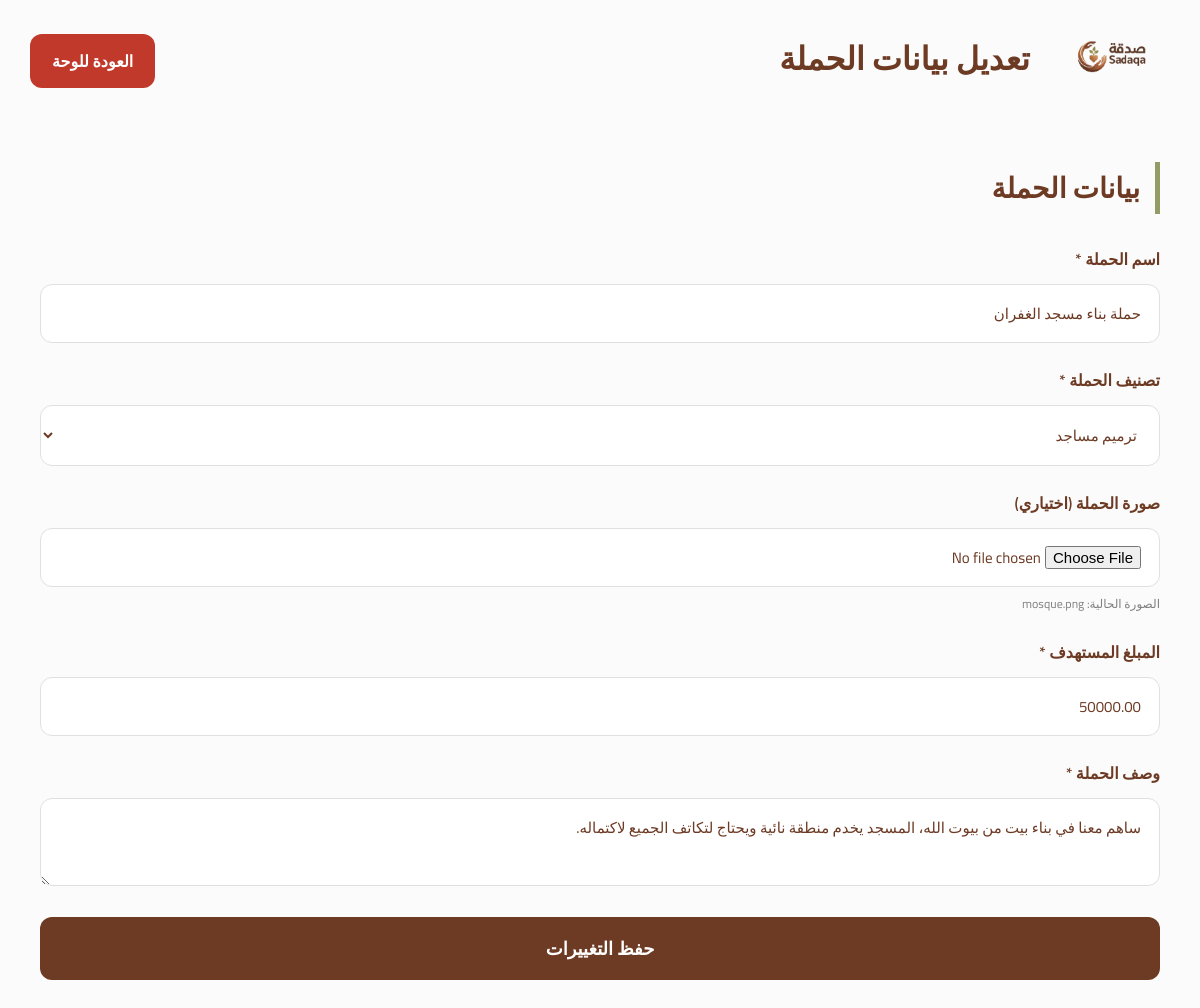
The app's page /Website/Code/edit-campaign.php?id=1&type=campaign (signed in) with its own data.
### tables this page shows
CREATE TABLE IF NOT EXISTS campaigns (
    id INT AUTO_INCREMENT PRIMARY KEY,
    title VARCHAR(255) NOT NULL,
    description TEXT,
    category_id INT,
    goal_amount DECIMAL(10, 2) NOT NULL,
    current_amount DECIMAL(10, 2) DEFAULT 0.00,
    image_path VARCHAR(255),
    admin_id INT NULL,  
    user_id INT NULL,   
    status ENUM('active', 'inactive') DEFAULT 'active',  
    created_at TIMESTAMP DEFAULT CURRENT_TIMESTAMP,
    FOREIGN KEY (category_id) REFERENCES categories(id) ON DELETE SET NULL,
    FOREIGN KEY (admin_id) REFERENCES admins(id) ON DELETE SET NULL,
    FOREIGN KEY (user_id) REFERENCES users(id) ON DELETE SET NULL
);

CREATE TABLE IF NOT EXISTS categories (
    id INT AUTO_INCREMENT PRIMARY KEY,
    name VARCHAR(100) NOT NULL
);

### Website/Code/edit-campaign.php (the view, shortened to what this page needs)
<?php
include '../php/db_connect.php';
$id = $_GET['id'];
$type = $_GET['type'];
$table = ($type == 'request') ? 'campaign_requests' : 'campaigns';
$stmt = $conn->prepare("SELECT * FROM $table WHERE id = ?");
$stmt->bind_param("i", $id);
$stmt->execute();
$data = $stmt->get_result()->fetch_assoc();
$categories_res = $conn->query("SELECT * FROM categories");
?>
<!DOCTYPE html>
<html lang="ar" dir="rtl">
<head>
  <link rel="stylesheet" href="styles-merged.css">
</head>
<body class="add-campaign-body">
  <header class="admin-header">
      <div class="small-logo-box">
        <img src="../images/Sadaqa logo.png" alt="شعار Sadaqa" class="small-logo-image" />
      </div>
      <div class="admin-header-text">
        <h1 class="admin-page-title">تعديل بيانات الحملة</h1>
      </div>
      <div class="admin-header-actions">
        <a href="admin.php" class="logout-button">العودة للوحة</a>
      </div>
  </header>
  <main class="main-content">
    <div class="add-campaign-container">
      <div class="add-campaign-card">
        <h2 class="section-title">بيانات الحملة</h2>
        <form class="add-campaign-form" method="POST" enctype="multipart/form-data">
          <div class="form-group">
            <label>اسم الحملة *</label>
            <input type="text" name="title" value="<?php echo htmlspecialchars($data['title']); ?>" required>
          </div>
          <div class="form-group">
            <label>تصنيف الحملة *</label>
            <select name="category_id" required>
              <?php while($cat = $categories_res->fetch_assoc()): ?>
                <option value="<?php echo $cat['id']; ?>" <?php echo ($cat['id'] == $data['category_id']) ? 'selected' : ''; ?>><?php echo $cat['name']; ?></option>
              <?php endwhile; ?>
            </select>
          </div>
          <div class="form-group">
            <label>صورة الحملة (اختياري)</label>
            <input type="file" name="campaign_image" accept="image/*">
            <?php if ($data['image_path']): ?>
                <p style="font-size: 12px; color: gray; margin-top: 5px;">الصورة الحالية: <?php echo basename($data['image_path']); ?></p>
            <?php endif; ?>
          </div>
          <div class="form-group">
            <label>المبلغ المستهدف *</label>
            <input type="number" name="goal_amount" value="<?php echo $data['goal_amount']; ?>" required>
          </div>
          <div class="form-group">
            <label>وصف الحملة *</label>
            <textarea name="description" required><?php echo htmlspecialchars($data['description']); ?></textarea>
          </div>
          <button type="submit" class="submit-btn">حفظ التغييرات</button>
        </form>
      </div>
    </div>
  </main>
</body>
</html>

### Website/Code/styles-merged.css (style rules this page uses)
:root { --primary: #6D3A24; --secondary: #919D65; --accent: #D38B5F; --bg: #FBFBFB; --white: #ffffff; --text-soft: #8a6a58; --border-light: #eee; --border-mid: #d8d8d8; }
* { margin: 0; padding: 0; box-sizing: border-box; }
body { font-family: 'Cairo', Arial, sans-serif; direction: rtl; background-color: var(--bg); color: var(--primary); margin: 0; min-height: 100vh; display: flex; flex-direction: column; }
.main-content { width: 100%; max-width: 1250px; margin: 0 auto; padding: 40px; flex: 1; }
.small-logo-box { margin-left: auto; }
.small-logo-image { width: 120px; height: auto; object-fit: contain; }
.section-title { font-size: 28px; color: var(--primary); margin-bottom: 30px; border-right: 5px solid var(--secondary); padding-right: 15px; }
.input-group, .form-group { margin-bottom: 22px; text-align: right; }
.input-label, .form-group label { display: block; font-size: 16px; font-weight: 600; color: var(--primary); margin-bottom: 10px; }
.form-input, .profile-input, .edit-input, .form-group input, .form-group select, .form-group textarea { width: 100%; padding: 14px 18px; border: 1px solid #e0e0e0; border-radius: 12px; font-size: 15px; outline: none; background-color: var(--white); transition: 0.3s ease; font-family: inherit; color: var(--primary); text-align: right; box-sizing: border-box; }
.form-input::placeholder, .form-group input::placeholder { color: #b0b0b0; font-size: 14px; }
.login-button, .submit-btn { width: 100%; padding: 15px; background-color: var(--primary); color: var(--white); border: none; border-radius: 12px; font-size: 18px; font-weight: 700; cursor: pointer; transition: 0.3s ease; font-family: inherit; }
.admin-header { width: 100%; padding: 24px 30px; display: flex; align-items: center; gap: 20px; flex-wrap: wrap; }
.admin-header-text { flex: 1; }
.admin-page-title { font-size: 32px; margin-bottom: 6px; color: var(--primary); }
.admin-header-actions { display: flex; align-items: center; gap: 12px; flex-wrap: wrap; }
.add-campaign-button, .back-button, .logout-button, .add-campaign-main-btn { color: var(--white); text-decoration: none; padding: 12px 22px; border-radius: 12px; font-size: 16px; font-weight: 700; transition: 0.3s ease; display: inline-block; }
.logout-button { background-color: #c0392b; }

### records on screen
campaigns: title "حملة بناء مسجد الغفران", category_id "ترميم مساجد", image_path "mosque.png", goal_amount "50000.00", description "ساهم معنا في بناء بيت من بيوت الله، المسجد يخدم منطقة نائية ويحتاج لتكاتف الجميع لاكتماله."
